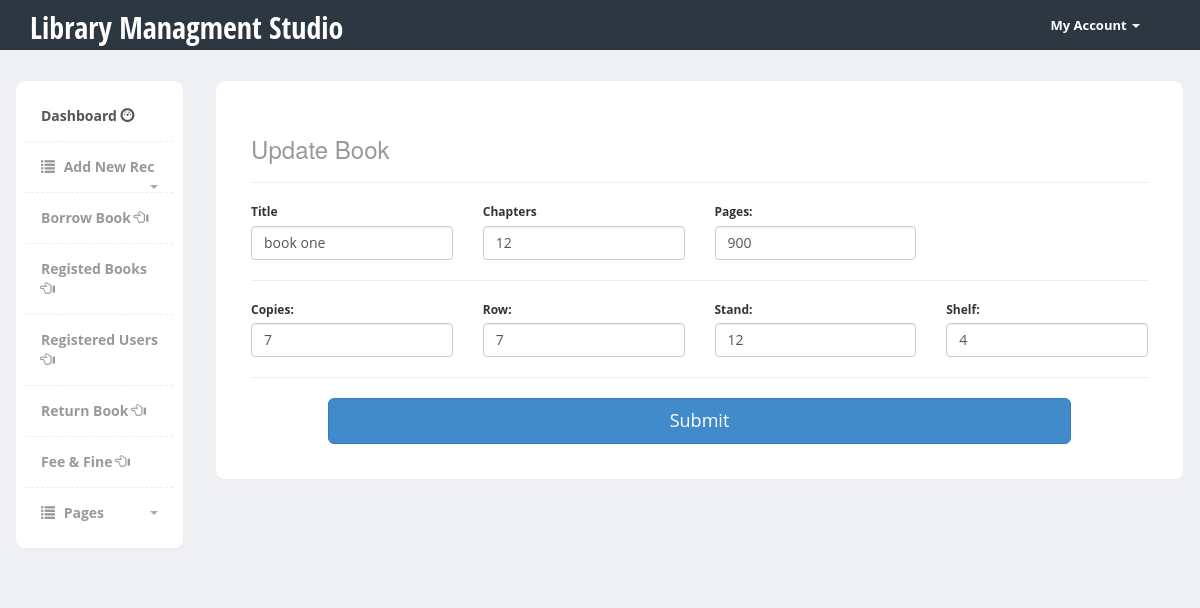
/update_book.php?b_isbn=978-3-16-110110-2, run on the app's committed database.
### tables this page shows
CREATE TABLE `books` (
  `b_isbn` text NOT NULL,
  `b_title` text NOT NULL,
  `b_author` text NOT NULL,
  `bp_id` int(11) NOT NULL,
  `b_chapters` int(4) NOT NULL,
  `b_pages` int(5) NOT NULL,
  `b_copies` int(3) NOT NULL,
  `issued_copies` int(11) NOT NULL DEFAULT '0',
  `b_row` int(5) NOT NULL,
  `b_stand` int(5) NOT NULL,
  `b_shelf` int(5) NOT NULL,
  `b_publishing_year` text NOT NULL,
  `bc_id` int(11) NOT NULL,
  `b_img` varchar(500) NOT NULL
);

### update_book.php (the view, shortened to what this page needs)
<!DOCTYPE html>
<html>
  <head>
    <link href="https://code.jquery.com/ui/1.10.3/themes/redmond/jquery-ui.css" rel="stylesheet" media="screen">
    <link href="bootstrap/css/bootstrap.min.css" rel="stylesheet">
    <link href="css/styles.css" rel="stylesheet">
  </head>
  <body>
  <div class="header">
       <div class="container">
          <div class="row">
             <div class="col-md-5">
                <div class="logo">
                   <h1><a href="index.php">Library Managment Studio</a></h1>
                </div>
             </div>
             <div class="col-md-2">
                <div class="navbar navbar-inverse" role="banner">
                    <nav class="collapse navbar-collapse bs-navbar-collapse navbar-right" role="navigation">
                      <ul class="nav navbar-nav">
                        <li class="dropdown">
                          <a href="#" class="dropdown-toggle" data-toggle="dropdown">My Account <b class="caret"></b></a>
                        </li>
                      </ul>
                    </nav>
                </div>
             </div>
          </div>
       </div>
  </div>
    <div class="page-content">
      <div class="row">
      <div class="col-md-2">
        <div class="sidebar content-box" style="display: block;">
                <ul class="nav">
                    <li class="current"><a href="index.php">Dashboard <span class="glyphicon glyphicon-dashboard"></span></a></li>
                    <li class="submenu">
                         <a href="#">
                            <i class="glyphicon glyphicon-list"></i> Add New Rec
                            <span class="caret pull-right"></span>
                         </a>
                    </li>
                    <li><a href="borrow_book.php">Borrow Book <span class="glyphicon glyphicon-hand-left"></span> </a></li>
                    <li><a href="books_registered.php">Registed Books <span class="glyphicon glyphicon-hand-left"></span> </a></li>
                    <li><a href="users_registered.php">Registered Users <span class="glyphicon glyphicon-hand-left"></span></a> </li>
                    <li><a href="book_return.php">Return Book <span class="glyphicon glyphicon-hand-left"></span></a></li>
                    <li><a href="user_fine.php">Fee & Fine <span class="glyphicon glyphicon-hand-left"></a></li>
                    <li class="submenu">
                         <a href="#">
                            <i class="glyphicon glyphicon-list"></i> Pages
                            <span class="caret pull-right"></span>
                         </a>
                    </li>
                </ul>
             </div>
      </div>
		  	<div class="col-md-10">
<?php
  $db=mysqli_connect("localhost","root","","uol") ;
  $b_isbn=@$_REQUEST['b_isbn'];
  $SQL="SELECT * FROM books WHERE b_isbn='$b_isbn'";
  $rs=mysqli_query($db,$SQL);
  $data=mysqli_fetch_assoc($rs)
?>
          <form class="form-horizontal" method="post" action="php/db.php">
          <div class="content-box-large">
              <div class="panel-body">
                <h3 class="text-muted">Update Book</h3>
                <hr>
                <div class="row">
                  <div class="col-sm-3">
                    <label for="s_first_name">Title</label>
                    <input type="text" class="form-control" name="b_title" placeholder="Title" required maxlength="60" size="30" min="2" max="100" id="b_title" value="<?= $data['b_title'] ?>">
                  </div>
                  <div class="col-sm-3">
                  <label for="s_city">Chapters</label>
                  <input type="number" class="form-control"  name="b_chapters" placeholder="Chapters" required maxlength="3" min="0" max="100" size="30" id="b_chapters" value="<?= $data['b_chapters'] ?>">
                </div>
                <div class="col-sm-3">
                      <label for="s_postal_code">Pages:</label>
                     <input type="number" class="form-control" name="b_pages" placeholder="Pages" required maxlength="4" min="0" max="100000" size="30" id="<?= $data['b_pages'] ?>" value="<?= $data['b_pages'] ?>">
                  </div>
                </div>
                <hr>
                <div class="row">
                  <div class="col-sm-3">
                    <label for="s_email">Copies:</label>
                    <input type="number" class="form-control"  name="b_copies" placeholder="Copies" required maxlength="3" min="0" max="500" size="30" id="b_copies" value="<?= $data['b_copies'] ?>">
                  </div>
                  <div class="col-sm-3">
                    <label for="s_cell1">Row:</label>
                    <input type="number" class="form-control" name="b_row" placeholder="Row" required  maxlength="3" min="0" max="10000" size="30" id="b_row" value="<?= $data['b_row'] ?>">
                  </div>
                  <div class="col-sm-3">
                    <label for="s_cell2">Stand:</label>
                    <input type="number" class="form-control"  name="b_stand" placeholder="Stand" required maxlength="3" min="0" max="10000" size="30" id="b_stand" value="<?= $data['b_stand'] ?>">
                  </div>
                  <div class="col-sm-3">
                    <label for="s_department">Shelf:</label>
                    <input type="number" class="form-control" name="b_shelf" placeholder="Shelf" required maxlength="3" min="0" max="10000" size="30" id="b_shelf" value="<?= $data['b_shelf'] ?>">
                  </div>
                </div>
                <hr>
                <div class="row">
                <div class="col-sm-1"></div>
                <div class="col-sm-10">
                  <button type="submit" class="btn btn-lg btn-block btn-primary">Submit</button>
                </div>
                <div class="col-sm-1"></div>
                </div>
              </form>
            </div>
		  		</div>
		  	</div>
      <link href="vendors/datatables/dataTables.bootstrap.css" rel="stylesheet" media="screen">
  </body>
</html>

### css/styles.css (style rules this page uses)
body { font-family: 'Open Sans', sans-serif; background-color: #eee; position: relative; margin: 0px; font-size: 12px; padding: 0px; }
.page-content > .row { margin-left: 0px !important; margin-right: 0px !important; margin-top: 30px; }
.header { height:50px; background-color: #2c3742; }
.header .logo h1 { font-size:30px; margin:0px; padding:10px 0px; }
.header .logo h1 a { color:#fff; font-family: 'Open Sans Condensed', sans-serif; }
.header .navbar * { box-shadow:none !important; }
.header .navbar { background:none !important; border:0px !important; }
.header .navbar .nav > li > a { color:#fff !important; font-size:13px !important; border-bottom:0px !important; margin-top:0px !important; font-weight:bold; }
.header .navbar-collapse { border:0px !important; }
.header .navbar-nav .caret { border-top-color:#fff !important; border-bottom-color:#fff !important; }
.content-box, .content-box-large { margin-bottom:30px; background:#fff; border-radius:10px; padding:10px; border-left:1px solid #eee; border-top:1px solid #eee; border-right:2px solid #eee; border-bottom:2px solid #eee; }
.content-box-large { padding: 20px; }
.sidebar ul.nav, .sidebar ul.nav ul { list-style: none; padding: 0px; margin: 0px; }
.sidebar .nav > li { margin: 0; border-bottom:1px dashed #eee; }
.sidebar .nav > li:last-child { border-bottom:0px; }
.sidebar .nav > li > a { font-size: 14px; line-height: 20px; padding: 15px 15px; color: #999; display: block; font-weight:bold; background:none; text-decoration: none; border-top:0px; font-weight:bold; }
.sidebar .nav > li > a > i { margin-right:5px; }
.sidebar .nav li a:hover, .sidebar .nav li.current > a { background: #fff; color: #555; border-bottom:0px; }
.sidebar .nav a .caret { float: right; width: 0; height: 0; display: inline-block; vertical-align: top; border-top: 4px solid #aaa; border-right: 4px solid transparent; border-left: 4px solid transparent; content: ""; margin-top: 8px; margin-left: 2px; }
body { background-color: #eff0f3; }
.panel-body { clear:both; }

### data on the page
books: b_title "book one", b_chapters "12", b_pages "900", b_copies "7", b_row "7", b_stand "12", b_shelf "4"
